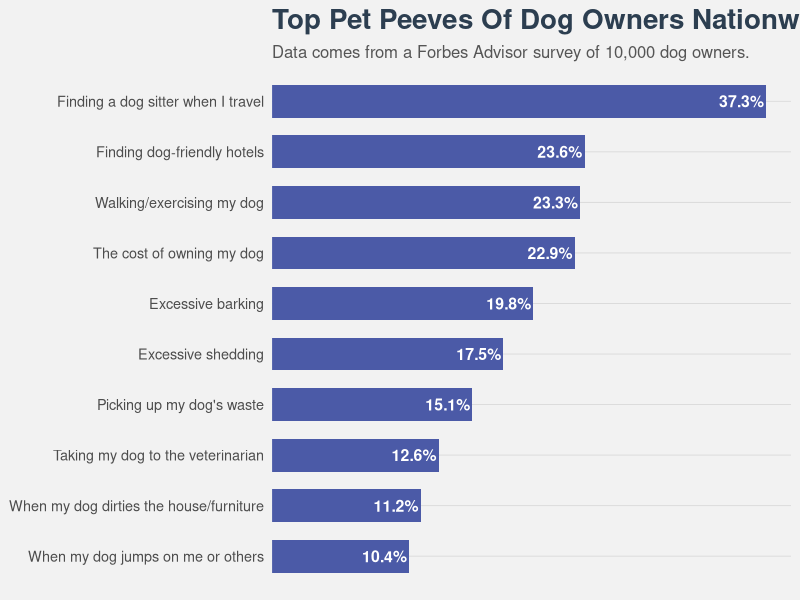

This chart was generated by the following R code:
## ---- chunk 1
library(tidyverse)
library(scales)
library(here)
## ---- chunk 2
#Read csv file
forbs_data <- read_csv(
  here("presentation-exercise",
       "Top_Pet_Peeves_Of_Dog_Owners_Nationwide.csv")
)

#Clean percentage column
forbs_data <- forbs_data %>%
  mutate(
    percentage = parse_number(`Percentage of respondents`) / 100
  )

colnames(forbs_data)
## ---- chunk 3
#Order rows that shows in the graph:

forbs_data <- forbs_data %>%
  mutate(
    `Pet peeve` = forcats::fct_reorder(`Pet peeve`, percentage)
  )

## ---- chunk 4
#Create the plot:
ggplot(forbs_data, aes(x = percentage, y = `Pet peeve`)) +
  
  # Bars
  geom_col(fill = "#4B5AA7", width = 0.65) +
  
  # Percent labels inside bars
  geom_text(aes(label = percent(percentage, accuracy = 0.1)),
            hjust = 1.05,
            color = "white",
            size = 4,
            fontface = "bold") +
  
  # Remove x-axis scale appearance
  scale_x_continuous(
    limits = c(0, max(forbs_data$percentage) * 1.05),
    expand = c(0, 0)
  ) +
  
  # Titles
  labs(
    title = "Top Pet Peeves Of Dog Owners Nationwide",
    subtitle = "Data comes from a Forbes Advisor survey of 10,000 dog owners.",
    x = NULL,
    y = NULL
  ) +
  
  # Theme styling
  theme_minimal(base_size = 13) +
  theme(
    plot.background = element_rect(fill = "#f2f2f2", color = NA),
    panel.background = element_rect(fill = "#f2f2f2", color = NA),
    
    plot.title = element_text(face = "bold", size = 20, color = "#2c3e50"),
    plot.subtitle = element_text(size = 12, color = "#555555"),
    
    axis.text.x = element_blank(),
    axis.ticks = element_blank(),
    panel.grid.major.x = element_blank(),
    panel.grid.minor = element_blank(),
    
    panel.grid.major.y = element_line(color = "#d9d9d9", size = 0.3)
  )
